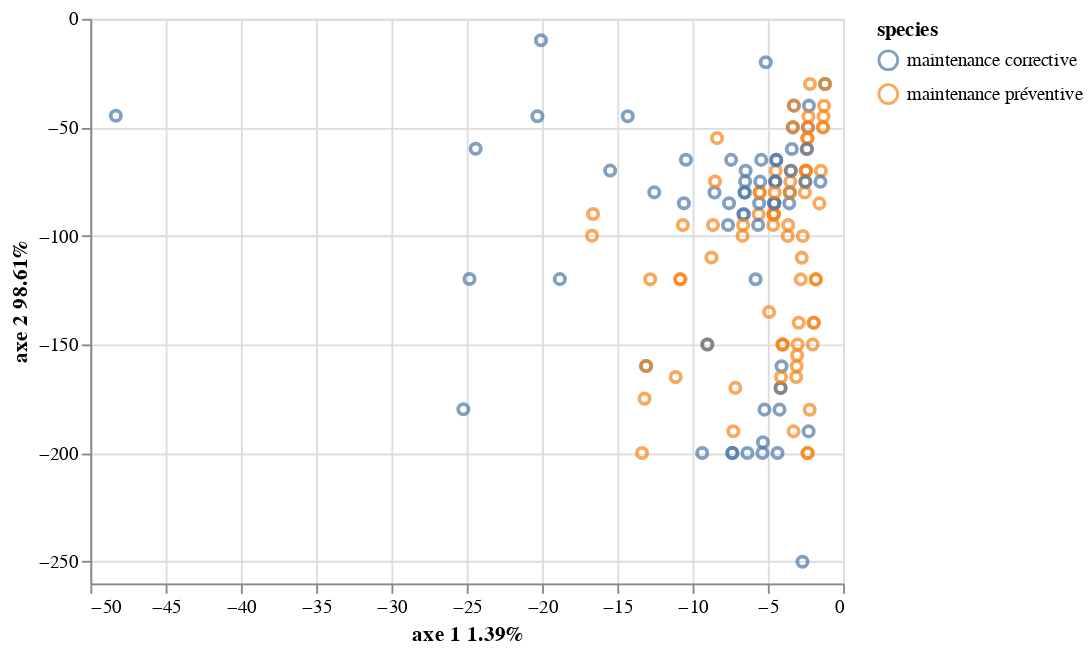

Notebook code for this chart:
### Markdown cell above
### ***ACP***

### Code cell
# This is a sample Python script.

# Press Maj+F10 to execute it or replace it with your code.
# Press Double Shift to search everywhere for classes, files, tool windows, actions, and settings.

import pandas as pd
import numpy as np
import altair as alt
from numpy import linalg as LA
from sklearn import datasets
from sklearn.decomposition import PCA

data= pd.read_csv('Tableau.csv',encoding='ISO-8859-1',sep=";")

Type_de_maintenance= pd.read_csv('Tableau.csv',encoding='ISO-8859-1',sep=";")

Type_de_maintenance = Type_de_maintenance.drop(columns = ["Équipement","Temps d'indisponibilité","Utilisation de l'équipement","Coût total de la maintenance","Dernière maintenance", "Prochaine maintenance","Criticité de l'équipement","Durée d'attente pour la maintenance","Coût d'opportunité"
                             ],axis=1)

data2 = data.drop(columns = ['Équipement',"Type_de_maintenance","Coût total de la maintenance","Dernière maintenance", "Prochaine maintenance","Criticité de l'équipement","Durée d'attente pour la maintenance","Coût d'opportunité"
                             ],axis=1)

Type_de_maintenance = pd.DataFrame(Type_de_maintenance)
species = pd.DataFrame(Type_de_maintenance)

pca = PCA()
pca.fit(data2)
# Calcul de la matrice de covariance
cov_matrix = data2.cov()

# Calcul des vecteurs et valeurs propres de la matrice de covariance
eigen_values, eigen_vectors = LA.eig(cov_matrix)

# Calcul de l'information récupéré en pourcentage sur les 2 premiers axes
info = (eigen_values / sum(eigen_values) * 100).round(2)
axe1_info = info[0]
axe2_info = info[1]

# Projection des points sur les deux premiers vecteurs
projection_matrix = eigen_vectors.T[:][:2].T
data_t = data2.dot(projection_matrix)

# Affichage des nouvelles données à 2 dimensions
data_t.columns = ["axe1", "axe2"]
data_t["species"] = species

alt.Chart(data_t).mark_point().encode(
    x=alt.X("axe1", title=f"axe 1 {axe1_info}%"),
    y=alt.Y("axe2", title=f"axe 2 {axe2_info}%"),
    color="species:N")

### Figure 1 — Vega-Lite specification as saved in the notebook (floating-point values rounded to 4 significant figures; data arrays with more than 128 entries replaced by an {"elided": "..."} marker saying what was removed)
{"config": {"view": {"continuousWidth": 400, "continuousHeight": 300}}, "data": {"name": "data-81c89d67db176e6f9f5dbd41597ade8a"}, "mark": "point", "encoding": {"color": {"field": "species", "type": "nominal"}, "x": {"field": "axe1", "title": "axe 1 1.39%", "type": "quantitative"}, "y": {"field": "axe2", "title": "axe 2 98.61%", "type": "quantitative"}}, "$schema": "https://vega.github.io/schema/vega-lite/v4.17.0.json", "datasets": {"data-81c89d67db176e6f9f5dbd41597ade8a": {"elided": "140 records"}}}
